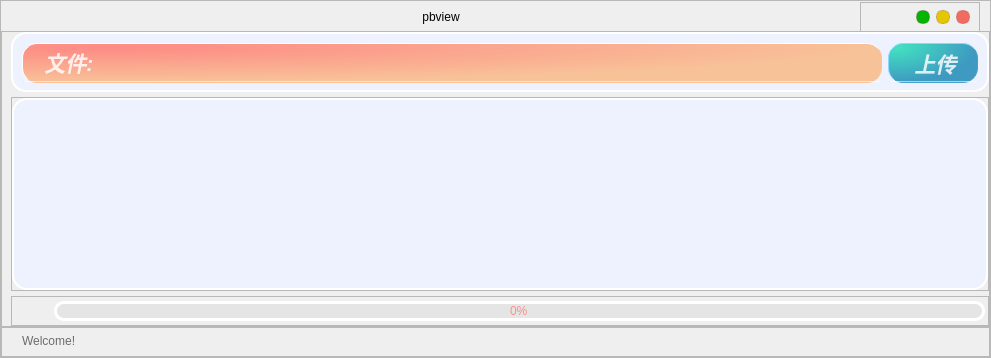
        <widget class="QFrame" name="ContentBox">
         <property name="styleSheet">
          <string notr="true">QFrame#ContentBox{
	background-color: rgb(245, 249, 254);
border:0px solid red;
border-radius:30px
}</string>
         </property>
         <property name="frameShape">
          <enum>QFrame::Shape::StyledPanel</enum>
         </property>
         <property name="frameShadow">
          <enum>QFrame::Shadow::Raised</enum>
         </property>
         <layout class="QVBoxLayout" name="verticalLayout_6">
          <property name="spacing">
           <number>0</number>
          </property>
          <property name="leftMargin">
           <number>0</number>
          </property>
          <property name="topMargin">
           <number>0</number>
          </property>
          <property name="rightMargin">
           <number>0</number>
          </property>
          <property name="bottomMargin">
           <number>0</number>
          </property>
          <item>
           <widget class="QFrame" name="top">
            <property name="minimumSize">
             <size>
              <width>0</width>
              <height>30</height>
             </size>
            </property>
            <property name="maximumSize">
             <size>
              <width>16777215</width>
              <height>30</height>
             </size>
            </property>
            <property name="styleSheet">
             <string notr="true">QFrame#top{
background-color: rgba(255, 255, 255,0);
}</string>
            </property>
            <property name="frameShape">
             <enum>QFrame::Shape::StyledPanel</enum>
            </property>
            <property name="frameShadow">
             <enum>QFrame::Shadow::Raised</enum>
            </property>
            <layout class="QHBoxLayout" name="horizontalLayout">
             <property name="spacing">
              <number>0</number>
             </property>
             <property name="leftMargin">
              <number>20</number>
             </property>
             <property name="topMargin">
              <number>0</number>
             </property>
             <property name="bottomMargin">
              <number>0</number>
             </property>
             <item>
              <widget class="QLabel" name="explain_title">
               <property name="minimumSize">
                <size>
                 <width>0</width>
                 <height>30</height>
                </size>
               </property>
               <property name="maximumSize">
                <size>
                 <width>16777215</width>
                 <height>30</height>
                </size>
               </property>
               <property name="styleSheet">
                <string notr="true">font: 700 italic 11pt &quot;Segoe UI&quot;;</string>
               </property>
               <property name="text">
                <string>pbview</string>
               </property>
               <property name="alignment">
                <set>Qt::AlignmentFlag::AlignCenter</set>
               </property>
              </widget>
             </item>
             <item>
              <widget class="QFrame" name="buttons_sf">
               <property name="minimumSize">
                <size>
                 <width>120</width>
                 <height>30</height>
                </size>
               </property>
               <property name="maximumSize">
                <size>
                 <width>120</width>
                 <height>30</height>
                </size>
               </property>
               <property name="frameShape">
                <enum>QFrame::Shape::StyledPanel</enum>
               </property>
               <property name="frameShadow">
                <enum>QFrame::Shadow::Raised</enum>
               </property>
               <layout class="QHBoxLayout" name="horizontalLayout_2">
                <property name="topMargin">
                 <number>0</number>
                </property>
                <property name="bottomMargin">
                 <number>0</number>
                </property>
                <item>
                 <widget class="QPushButton" name="settings_button">
                  <property name="minimumSize">
                   <size>
                    <width>0</width>
                    <height>20</height>
                   </size>
                  </property>
                  <property name="maximumSize">
                   <size>
                    <width>16777215</width>
                    <height>20</height>
                   </size>
                  </property>
                  <property name="cursor">
                   <cursorShape>PointingHandCursor</cursorShape>
                  </property>
                  <property name="styleSheet">
                   <string notr="true">QPushButton{
background-image: url(:/all/img/set.png);
background-repeat: no-repeat;
background-position: center;
border: none;
}

QPushButton:hover{

}</string>
                  </property>
                  <property name="text">
                   <string/>
                  </property>
                 </widget>
                </item>
                <item>
                 <widget class="QPushButton" name="min_sf">
                  <property name="minimumSize">
                   <size>
                    <width>14</width>
                    <height>14</height>
                   </size>
                  </property>
                  <property name="maximumSize">
                   <size>
                    <width>14</width>
                    <height>14</height>
                   </size>
                  </property>
                  <property name="styleSheet">
                   <string notr="true">QPushButton{
	
	background-color: rgb(4, 180, 0);
border:1px solid rgba(113, 17, 15,50);
border-radius:6px;
}
QPushButton:hover {
background-color:rgb(139, 29, 31)
	
}
QPushButton:pressed {
	background-color: rgb(232, 59, 35);
}
</string>
                  </property>
                  <property name="text">
                   <string/>
                  </property>
                 </widget>
                </item>
                <item>
                 <widget class="QPushButton" name="max_sf">
                  <property name="minimumSize">
                   <size>
                    <width>14</width>
                    <height>14</height>
                   </size>
                  </property>
                  <property name="maximumSize">
                   <size>
                    <width>14</width>
                    <height>14</height>
                   </size>
                  </property>
                  <property name="styleSheet">
                   <string notr="true">QPushButton{
	
	background-color: rgb(227, 199, 0);
border:1px solid rgba(113, 17, 15,50);
border-radius:6px;
}
QPushButton:hover {
background-color:rgb(139, 29, 31)
	
}
QPushButton:pressed {
	background-color: rgb(232, 59, 35);
}
</string>
                  </property>
                  <property name="text">
                   <string/>
                  </property>
                 </widget>
                </item>
                <item>
                 <widget class="QPushButton" name="close_button">
                  <property name="minimumSize">
                   <size>
                    <width>14</width>
                    <height>14</height>
                   </size>
                  </property>
                  <property name="maximumSize">
                   <size>
                    <width>14</width>
                    <height>14</height>
                   </size>
                  </property>
                  <property name="styleSheet">
                   <string notr="true">QPushButton{
	
	background-color: rgb(240, 108, 96);
border:1px solid rgba(113, 17, 15,50);
border-radius:6px;
}
QPushButton:hover {
background-color:rgb(139, 29, 31)
	
}
QPushButton:pressed {
	background-color: rgb(232, 59, 35);
}
</string>
                  </property>
                  <property name="text">
                   <string/>
                  </property>
                 </widget>
                </item>
               </layout>
              </widget>
             </item>
            </layout>
           </widget>
          </item>
          <item>
           <widget class="QFrame" name="content">
            <property name="frameShape">
             <enum>QFrame::Shape::StyledPanel</enum>
            </property>
            <property name="frameShadow">
             <enum>QFrame::Shadow::Raised</enum>
            </property>
            <layout class="QHBoxLayout" name="horizontalLayout_5">
             <property name="spacing">
              <number>0</number>
             </property>
             <property name="topMargin">
              <number>0</number>
             </property>
             <property name="rightMargin">
              <number>0</number>
             </property>
             <property name="bottomMargin">
              <number>0</number>
             </property>
             <item>
              <layout class="QVBoxLayout" name="main_content">
               <property name="spacing">
                <number>5</number>
               </property>
               <item>
                <widget class="QFrame" name="QF_Group">
                 <property name="minimumSize">
                  <size>
                   <width>0</width>
                   <height>60</height>
                  </size>
                 </property>
                 <property name="maximumSize">
                  <size>
                   <width>16777215</width>
                   <height>60</height>
                  </size>
                 </property>
                 <property name="styleSheet">
                  <string notr="true">QFrame#QF_Group{
background-color: rgb(238, 242, 255);
border:2px solid rgb(255, 255, 255);
border-radius:15px;
}</string>
                 </property>
                 <property name="frameShape">
                  <enum>QFrame::Shape::StyledPanel</enum>
                 </property>
                 <property name="frameShadow">
                  <enum>QFrame::Shadow::Raised</enum>
                 </property>
                 <layout class="QHBoxLayout" name="horizontalLayout_3">
                  <property name="topMargin">
                   <number>9</number>
                  </property>
                  <property name="bottomMargin">
                   <number>15</number>
                  </property>
                  <item>
                   <widget class="QFrame" name="File_QF">
                    <property name="minimumSize">
                     <size>
                      <width>860</width>
                      <height>40</height>
                     </size>
                    </property>
                    <property name="maximumSize">
                     <size>
                      <width>16777215</width>
                      <height>40</height>
                     </size>
                    </property>
                    <property name="toolTipDuration">
                     <number>0</number>
                    </property>
                    <property name="autoFillBackground">
                     <bool>false</bool>
                    </property>
                    <property name="styleSheet">
                     <string notr="true">QFrame#File_QF{
color: rgb(255, 255, 255);
border-radius: 15px;
background-color: qradialgradient(cx:0, cy:0, radius:1, fx:0.1, fy:0.1, stop:0 rgb(253, 139, 133),  stop:1 rgb(248, 194, 152));
border: 1px outset rgb(252, 194, 149)
}
</string>
                    </property>
                    <property name="frameShape">
                     <enum>QFrame::Shape::StyledPanel</enum>
                    </property>
                    <property name="frameShadow">
                     <enum>QFrame::Shadow::Raised</enum>
                    </property>
                    <layout class="QVBoxLayout" name="verticalLayout_9" stretch="0,2">
                     <property name="spacing">
                      <number>0</number>
                     </property>
                     <property name="leftMargin">
                      <number>0</number>
                     </property>
                     <property name="topMargin">
                      <number>0</number>
                     </property>
                     <property name="rightMargin">
                      <number>0</number>
                     </property>
                     <property name="bottomMargin">
                      <number>0</number>
                     </property>
                     <item>
                      <widget class="QFrame" name="File_top">
                       <property name="styleSheet">
                        <string notr="true">border:none</string>
                       </property>
                       <property name="frameShape">
                        <enum>QFrame::Shape::StyledPanel</enum>
                       </property>
                       <property name="frameShadow">
                        <enum>QFrame::Shadow::Raised</enum>
                       </property>
                       <layout class="QHBoxLayout" name="horizontalLayout_7">
                        <property name="spacing">
                         <number>0</number>
                        </property>
                        <property name="leftMargin">
                         <number>0</number>
                        </property>
                        <property name="topMargin">
                         <number>3</number>
                        </property>
                        <property name="rightMargin">
                         <number>0</number>
                        </property>
                        <property name="bottomMargin">
                         <number>3</number>
                        </property>
                        <item>
                         <widget class="QLabel" name="tip_name">
                          <property name="maximumSize">
                           <size>
                            <width>80</width>
                            <height>30</height>
                           </size>
                          </property>
                          <property name="font">
                           <font>
                            <family>Segoe UI</family>
                            <pointsize>16</pointsize>
                            <italic>true</italic>
                            <bold>true</bold>
                           </font>
                          </property>
                          <property name="styleSheet">
                           <string notr="true">color: rgba(255, 255, 255,210);
padding-left:12px;
font: 700 italic 16pt &quot;Segoe UI&quot;;</string>
                          </property>
                          <property name="text">
                           <string>文件:</string>
                          </property>
                          <property name="alignment">
                           <set>Qt::AlignmentFlag::AlignCenter</set>
                          </property>
                          <property name="indent">
                           <number>0</number>
                          </property>
                         </widget>
                        </item>
                        <item>
                         <widget class="QLabel" name="file_name">
                          <property name="minimumSize">
                           <size>
                            <width>0</width>
                            <height>0</height>
                           </size>
                          </property>
                          <property name="maximumSize">
                           <size>
                            <width>16777215</width>
                            <height>16777215</height>
                           </size>
                          </property>
                          <property name="styleSheet">
                           <string notr="true">color: rgba(255, 255, 255,210);
padding-left:12px;
font: 700 italic 16pt &quot;Segoe UI&quot;;</string>
                          </property>
                          <property name="text">
                           <string/>
                          </property>
                         </widget>
                        </item>
                       </layout>
                      </widget>
                     </item>
                     <item>
                      <widget class="Line" name="line_3">
                       <property name="maximumSize">
                        <size>
                         <width>16777215</width>
                         <height>1</height>
                        </size>
                       </property>
                       <property name="styleSheet">
                        <string notr="true">background-color: rgba(255, 255, 255, 89);</string>
                       </property>
                       <property name="orientation">
                        <enum>Qt::Orientation::Horizontal</enum>
                       </property>
                      </widget>
                     </item>
                    </layout>
                   </widget>
                  </item>
                  <item>
                   <widget class="QFrame" name="Upload_QF">
                    <property name="minimumSize">
                     <size>
                      <width>90</width>
                      <height>40</height>
                     </size>
                    </property>
                    <property name="maximumSize">
                     <size>
                      <width>90</width>
                      <height>40</height>
                     </size>
                    </property>
                    <property name="toolTipDuration">
                     <number>0</number>
                    </property>
                    <property name="styleSheet">
                     <string notr="true">QFrame#Upload_QF{
color: rgb(255, 255, 255);
border-radius: 15px;
background-color: qradialgradient(cx:0, cy:0, radius:1, fx:0.1, fy:0.1, stop:0 rgb(66, 226, 192),  stop:1 rgb(62, 154, 193));
border: 1px outset rgb(72, 158, 204)
}
</string>
                    </property>
                    <property name="frameShape">
                     <enum>QFrame::Shape::StyledPanel</enum>
                    </property>
                    <property name="frameShadow">
                     <enum>QFrame::Shadow::Raised</enum>
                    </property>
                    <layout class="QVBoxLayout" name="verticalLayout_13" stretch="0,2">
                     <property name="spacing">
                      <number>0</number>
                     </property>
                     <property name="leftMargin">
                      <number>0</number>
                     </property>
                     <property name="topMargin">
                      <number>0</number>
                     </property>
                     <property name="rightMargin">
                      <number>0</number>
                     </property>
                     <property name="bottomMargin">
                      <number>0</number>
                     </property>
                     <item>
                      <widget class="QFrame" name="Upload_top">
                       <property name="styleSheet">
                        <string notr="true">border:none</string>
                       </property>
                       <property name="frameShape">
                        <enum>QFrame::Shape::StyledPanel</enum>
                       </property>
                       <property name="frameShadow">
                        <enum>QFrame::Shadow::Raised</enum>
                       </property>
                       <layout class="QHBoxLayout" name="horizontalLayout_9">
                        <property name="spacing">
                         <number>0</number>
                        </property>
                        <property name="leftMargin">
                         <number>0</number>
                        </property>
                        <property name="topMargin">
                         <number>3</number>
                        </property>
                        <property name="rightMargin">
                         <number>7</number>
                        </property>
                        <property name="bottomMargin">
                         <number>3</number>
                        </property>
                        <item>
                         <widget class="QPushButton" name="upload_button">
                          <property name="font">
                           <font>
                            <family>Segoe UI</family>
                            <pointsize>16</pointsize>
                            <italic>true</italic>
                            <bold>true</bold>
                           </font>
                          </property>
                          <property name="cursor">
                           <cursorShape>PointingHandCursor</cursorShape>
                          </property>
                          <property name="focusPolicy">
                           <enum>Qt::FocusPolicy::NoFocus</enum>
                          </property>
                          <property name="autoFillBackground">
                           <bool>false</bool>
                          </property>
                          <property name="styleSheet">
                           <string notr="true">color: rgba(255, 255, 255,210);
padding-left:12px;
font: 700 italic 16pt &quot;Segoe UI&quot;;</string>
                          </property>
                          <property name="text">
                           <string>上传</string>
                          </property>
                         </widget>
                        </item>
                       </layout>
                      </widget>
                     </item>
                     <item>
                      <widget class="Line" name="line_5">
                       <property name="maximumSize">
                        <size>
                         <width>16777215</width>
                         <height>1</height>
                        </size>
                       </property>
                       <property name="styleSheet">
                        <string notr="true">background-color: rgba(255, 255, 255, 89);</string>
                       </property>
                       <property name="orientation">
                        <enum>Qt::Orientation::Horizontal</enum>
                       </property>
                      </widget>
                     </item>
                    </layout>
                   </widget>
                  </item>
                 </layout>
                 <zorder>Upload_QF</zorder>
                 <zorder>File_QF</zorder>
                </widget>
               </item>
               <item>
                <widget class="QFrame" name="Result_QF">
                 <property name="styleSheet">
                  <string notr="true"/>
                 </property>
                 <property name="frameShape">
                  <enum>QFrame::Shape::StyledPanel</enum>
                 </property>
                 <property name="frameShadow">
                  <enum>QFrame::Shadow::Raised</enum>
                 </property>
                 <layout class="QVBoxLayout" name="verticalLayout_16">
                  <property name="spacing">
                   <number>0</number>
                  </property>
                  <property name="leftMargin">
                   <number>0</number>
                  </property>
                  <property name="topMargin">
                   <number>0</number>
                  </property>
                  <property name="rightMargin">
                   <number>0</number>
                  </property>
                  <property name="bottomMargin">
                   <number>0</number>
                  </property>
                  <item>
                   <widget class="QSplitter" name="splitter">
                    <property name="styleSheet">
                     <string notr="true">#splitter::handle{background: 1px solid  rgba(200, 200, 200,100);}</string>
                    </property>
                    <property name="orientation">
                     <enum>Qt::Orientation::Horizontal</enum>
                    </property>
                    <property name="handleWidth">
                     <number>2</number>
                    </property>
                    <widget class="QTextEdit" name="pb_content">
                     <property name="styleSheet">
                      <string notr="true">background-color: rgb(238, 242, 255);
border:2px solid rgb(255, 255, 255);
border-radius:15px</string>
                     </property>
                     <property name="lineWidth">
                      <number>1</number>
                     </property>
                     <property name="readOnly">
                      <bool>true</bool>
                     </property>
                    </widget>
                   </widget>
                  </item>
                 </layout>
                </widget>
               </item>
               <item>
                <widget class="QFrame" name="Pause_QF">
                 <property name="minimumSize">
                  <size>
                   <width>0</width>
                   <height>30</height>
                  </size>
                 </property>
                 <property name="maximumSize">
                  <size>
                   <width>16777215</width>
                   <height>30</height>
                  </size>
                 </property>
                 <property name="frameShape">
                  <enum>QFrame::Shape::StyledPanel</enum>
                 </property>
                 <property name="frameShadow">
                  <enum>QFrame::Shadow::Raised</enum>
                 </property>
                 <layout class="QHBoxLayout" name="horizontalLayout_4">
                  <property name="spacing">
                   <number>10</number>
                  </property>
                  <property name="leftMargin">
                   <number>0</number>
                  </property>
                  <property name="topMargin">
                   <number>0</number>
                  </property>
                  <property name="rightMargin">
                   <number>3</number>
                  </property>
                  <property name="bottomMargin">
                   <number>0</number>
                  </property>
                  <item>
                   <widget class="QPushButton" name="run_button">
                    <property name="minimumSize">
                     <size>
                      <width>0</width>
                      <height>30</height>
                     </size>
                    </property>
                    <property name="maximumSize">
                     <size>
                      <width>16777215</width>
                      <height>30</height>
                     </size>
                    </property>
                    <property name="cursor">
                     <cursorShape>PointingHandCursor</cursorShape>
                    </property>
                    <property name="mouseTracking">
                     <bool>true</bool>
                    </property>
                    <property name="styleSheet">
                     <string notr="true">QPushButton{
background-repeat: no-repeat;
background-position: center;
border: none;
}
QPushButton:hover{

}</string>
                    </property>
                    <property name="text">
                     <string/>
                    </property>
                    <property name="icon">
                     <iconset resource="resources.qrc">
                      <normaloff>:/all/img/begin.png</normaloff>
                      <normalon>:/all/img/pause.png</normalon>:/all/img/begin.png</iconset>
                    </property>
                    <property name="iconSize">
                     <size>
                      <width>30</width>
                      <height>30</height>
                     </size>
                    </property>
                    <property name="checkable">
                     <bool>true</bool>
                    </property>
                    <property name="checked">
                     <bool>false</bool>
                    </property>
                   </widget>
                  </item>
                  <item>
                   <widget class="QProgressBar" name="progress_bar">
                    <property name="minimumSize">
                     <size>
                      <width>0</width>
                      <height>20</height>
                     </size>
                    </property>
                    <property name="maximumSize">
                     <size>
                      <width>16777215</width>
                      <height>20</height>
                     </size>
                    </property>
                    <property name="styleSheet">
                     <string notr="true">QProgressBar{ 
font: 700 10pt &quot;Microsoft YaHei UI&quot;;
color: rgb(253, 143, 134); 
text-align:center; 
border:3px solid rgb(255, 255, 255);
border-radius: 10px; 
background-color: rgba(215, 215, 215,100);
} 

QProgressBar:chunk{ 
border-radius:0px; 
background: rgba(119, 111, 252, 200);
border-radius: 7px;
}</string>
                    </property>
                    <property name="maximum">
                     <number>1000</number>
                    </property>
                    <property name="value">
                     <number>0</number>
                    </property>
                   </widget>
                  </item>
                 </layout>
                </widget>
               </item>
              </layout>
             </item>
            </layout>
           </widget>
          </item>
          <item>
           <widget class="QFrame" name="below">
            <property name="minimumSize">
             <size>
              <width>0</width>
              <height>30</height>
             </size>
            </property>
            <property name="maximumSize">
             <size>
              <width>16777215</width>
              <height>30</height>
             </size>
            </property>
            <property name="frameShape">
             <enum>QFrame::Shape::StyledPanel</enum>
            </property>
            <property name="frameShadow">
             <enum>QFrame::Shadow::Raised</enum>
            </property>
            <layout class="QHBoxLayout" name="horizontalLayout_13">
             <property name="leftMargin">
              <number>20</number>
             </property>
             <property name="topMargin">
              <number>2</number>
             </property>
             <property name="rightMargin">
              <number>0</number>
             </property>
             <property name="bottomMargin">
              <number>4</number>
             </property>
             <item>
              <widget class="QLabel" name="status_bar">
               <property name="styleSheet">
                <string notr="true">font: 700 11pt &quot;Segoe UI&quot;;
color: rgba(0, 0, 0, 140);</string>
               </property>
               <property name="text">
                <string>Welcome!</string>
               </property>
              </widget>
             </item>
             <item>
              <widget class="QFrame" name="frame_size_grip">
               <property name="maximumSize">
                <size>
                 <width>20</width>
                 <height>16777215</height>
                </size>
               </property>
               <property name="styleSheet">
                <string notr="true">border-radius:30px;</string>
               </property>
               <property name="frameShape">
                <enum>QFrame::Shape::StyledPanel</enum>
               </property>
               <property name="frameShadow">
                <enum>QFrame::Shadow::Raised</enum>
               </property>
              </widget>
             </item>
            </layout>
           </widget>
          </item>
         </layout>
        </widget>
